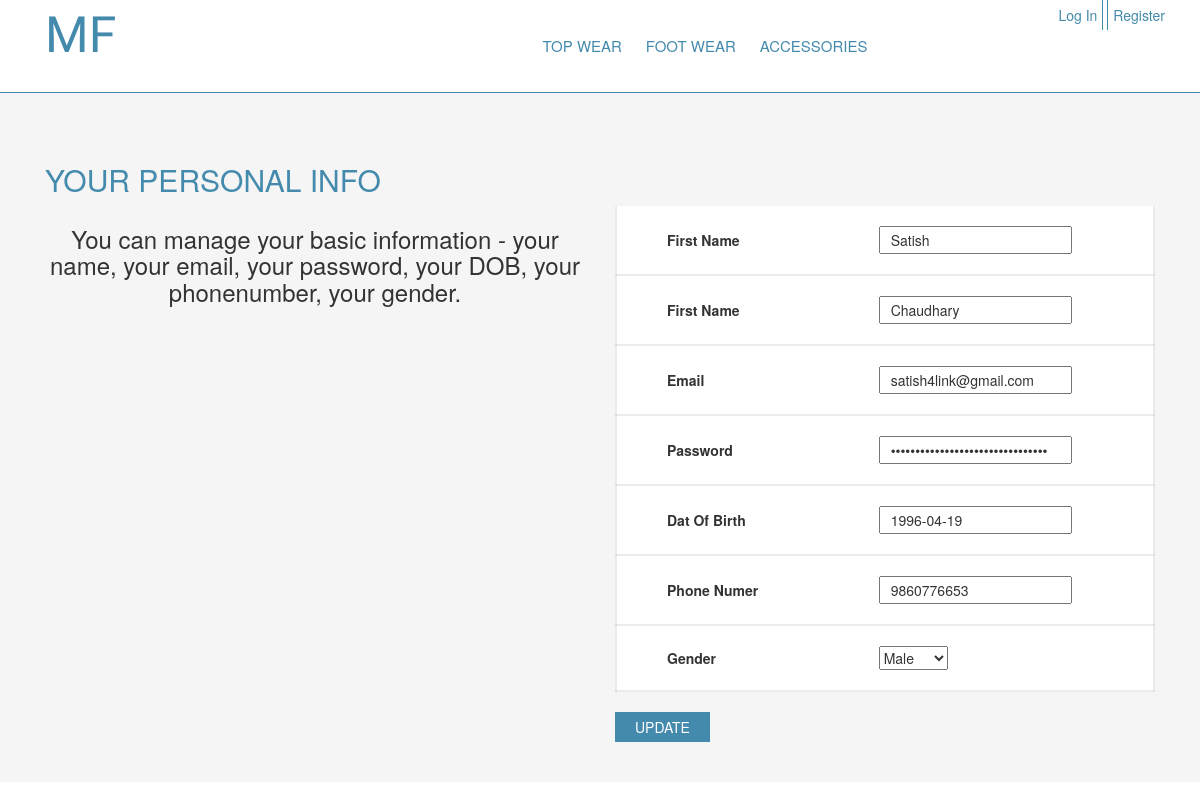
The page /updateMyAccount.php?id=9 on the database its author committed.
### tables this page shows
CREATE TABLE `users` (
  `user_id` int(11) NOT NULL,
  `firstname` varchar(255) NOT NULL,
  `lastname` varchar(255) NOT NULL,
  `password` varchar(255) NOT NULL,
  `email` varchar(255) NOT NULL,
  `dob` date NOT NULL,
  `phonenumber` varchar(255) NOT NULL,
  `gender` varchar(255) NOT NULL,
  `hash` varchar(32) NOT NULL,
  `active` tinyint(1) NOT NULL
);

### include/classes/class.user.php (called while the page is built, shortened)
<?php
class USER
{
    private $conn;
    public function __construct()
    {
        $database = new Database();
        $db = $database->dbConn();
        $this->conn = $db;
    }
    public function runQuery($sql)
    {
        $stmt = $this->conn->prepare($sql);
        return $stmt;
    }
}

### updateMyAccount.php (the view, shortened to what this page needs)
<?php
    require_once 'include/classes/class.user.php';
    $user = new USER;
    $id = $_GET['id'];
?><!DOCTYPE html>
<html lang="en">
<head>
	<link rel="stylesheet" type="text/css" href="assests\css\reset.css" />
    <link rel="stylesheet" type="text/css" href="assests/slick/slick.css"/>
    <link rel="stylesheet" type="text/css" href="assests/slick/slick-theme.css"/>
	<link rel="stylesheet" type="text/css" href="assests\css\style.css" />
	<link rel="stylesheet" type="text/css" href="assests\css\font-awesome\css\font-awesome.min.css" />
	<link rel="stylesheet" type="text/css" href="assests/css/bootstrap/css/bootstrap.min.css" />
</head>
<body>
	<header class="header">
		<div class="container">
			<div class="row">
                <div class="col-xs-3 col-sm-3 col-md-3">
                    <div class="logo">
                        <a href="index.php">mf</a>
                    </div>
                </div>
				<div class="col-xs-6 col-sm-6 col-md-6">
                    <div class="menubar">
                        <ul>
                            <li><a href="topwear.php">top wear</a></li>
                            <li><a href="footwear.php">foot wear</a></li>
                            <li><a href="accesories.php">accessories</a></li>
                        </ul>
                    </div>
				</div>
                <div class="col-xs-3 col-sm-3 col-md-3">
                    <div class="user-account">
                        <ul>
                            <?php
                            if (isset($_SESSION['userSessionName'])) {
                                $user_name = $_SESSION['userSessionName'];
                                $user_id = $_SESSION["userSession"];
                                echo "<li><a href='logout.php'>log out</a></li>
                                                                <li><a href='myAccount.php?id=$user_id'>" .$user_name . "</a></li>";
                            } else {
                                echo "<li><a href='login.php'>log in</a></li>
                                                                <li><a href='register.php'>register</a></li>";
                            }
                            ?>
                        </ul>
                    </div>
                </div>
            </div>
        </div>
    </header>
<section class="top-wear-products">
        <div class="row">
            <div class="container">
                <div class="col-xs-12 col-sm-12 col-md-12">
                    <div class="my-profile">
                        <h2>your personal info</h2>
                    </div>
                </div>
                <div class="col-xs-12 col-sm-6 col-md-6">
                    <h3>You can manage your basic information &#45; your name, your email, your password, your DOB, your phonenumber, your gender.</h3>
                </div>
                <div class="col-xs-12 col-sm-6 col-md-6">
                    <div class="my-account-table">
                        <form method="post">
                        <table>
                        <?php
                            try {
                                $result = $user->runQuery("SELECT * FROM users WHERE user_id = $id");
                                $result->execute();
                                displayData($result);
                            }
                            catch (PDOException $ex) {
                                echo $ex->getMessage();
                            }
                            function displayData($result)
                            {
                                while ($row = $result->fetch(PDO::FETCH_ASSOC)) {
                                    print "<tr>
                                            <td>first name</td>
                                            <td><input name='fname' type='text' value='".$row['firstname']."'/></td>
                                        </tr>";
                                    print "<tr>
                                            <td>first name</td>
                                            <td><input name='lname' type='text' value='".$row['lastname']."'/></td>
                                        </tr>";
                                    print "<tr>
                                            <td>email</td>
                                            <td><input name='email' type='text' value='".$row['email']."'/></td>
                                        </tr>";
                                    print "<tr>
                                            <td>password</td>
                                            <td><input name='password' type='password' value='".$row['password']."'/></td>
                                        </tr>";
                                    print "<tr>
                                            <td>dat of birth</td>
                                            <td><input name='dob' type='text' value='".$row['dob']."'/></td>
                                        </tr>";
                                    print "<tr>
                                            <td>phone numer</td>
                                            <td><input name='number' type='text' value='".$row['phonenumber']."'/></td>
                                        </tr>";
                                    print "<tr>
                                            <td>gender</td>
                                            <td>
                                                <select name='gender'>
                                                    <option>Male</option>
                                                    <option>Female</option>
                                                </select>
                                            </td>
                                        </tr>";
                                }
                            }
                        ?>
                        </table>
                        <input type='submit' value='UPDATE' name='update' />
                        </form>
                    </div>
                </div>
            </div>
        </div>
</section>
<?php
include_once('footer.php');
?>

### assests/css/style.css (style rules this page uses)
.header { width: 100%; height: 92px; }
.logo a:link, .logo a:visited { text-transform: uppercase; font-family: 'Kaushan Script', cursive; text-decoration: none; font-size: 50px; background: #ffffff; color:#448aad; padding: 10px 15px; }
.menubar { text-align: right; }
.menubar ul { padding-top: 35px; }
.menubar ul li { display: inline-block; }
.menubar ul li a:link, .menubar ul li a:visited { text-transform: uppercase; text-decoration: none; color: #448aad; font-size: 15px; padding:5px 10px; }
.user-account { text-align: right; }
.user-account ul li { display: inline-block; padding: 5px 5px; }
.user-account ul li a:link, .user-account ul li a:visited { text-transform: capitalize; color: #448aad; }
.user-account ul li:first-child { border-right: 1px solid #448aad; }
.user-account ul li:last-child { border-left: 1px solid #448aad; }
.top-wear-products { background: rgba(216, 216, 216, 0.26); padding:20px 0 40px 0; border-top: 1px solid #448aad; }
.top-wear-content p, h3 { text-align:center; }
.my-profile h2 { color:#448aad; text-transform: uppercase; padding-top:30px ; }
.my-account-table table { background: #ffffff; width:100% }
.my-account-table table tr td { padding:20px 50px; border: 2px solid rgba(181, 178, 178, 0.26); text-transform: capitalize; }
.my-account-table table tr td:first-child { border-top:none; border-right:none; font-weight: bold; }
.my-account-table table tr td:last-child { border-top:none; border-left:none; }
.my-account-table form input { padding:2px 10px; }
.my-account-table form input[type="submit"] { border:none; color:#ffffff; background: #448aad; padding:5px 20px; margin-top: 20px; }

### rows shown on the page
users: fname "Satish", lname "Chaudhary", email "satish4link@gmail.com", dob "1996-04-19", number "9860776653"
